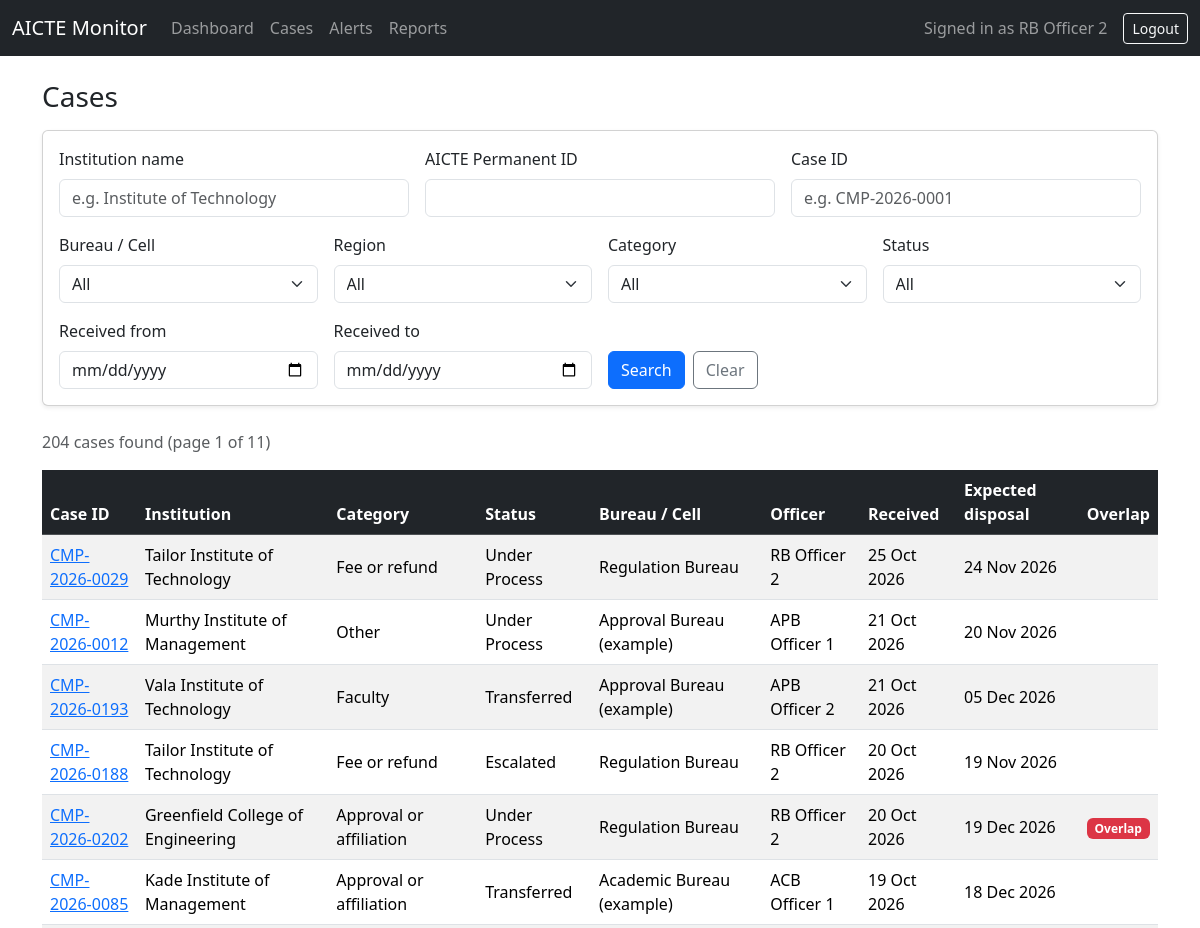
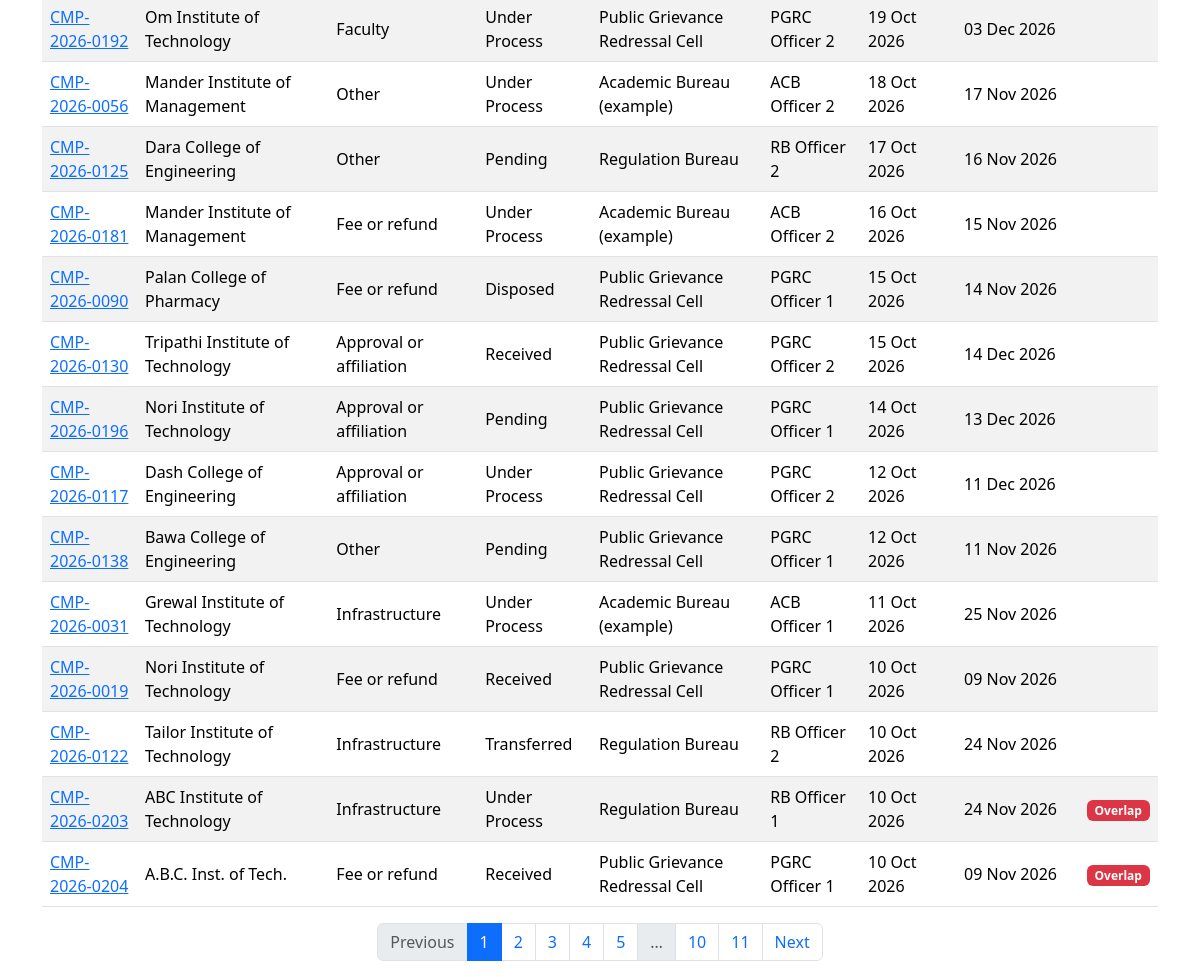
Page /cases (signed in) on the earlier database version (2 pictures, top to bottom).
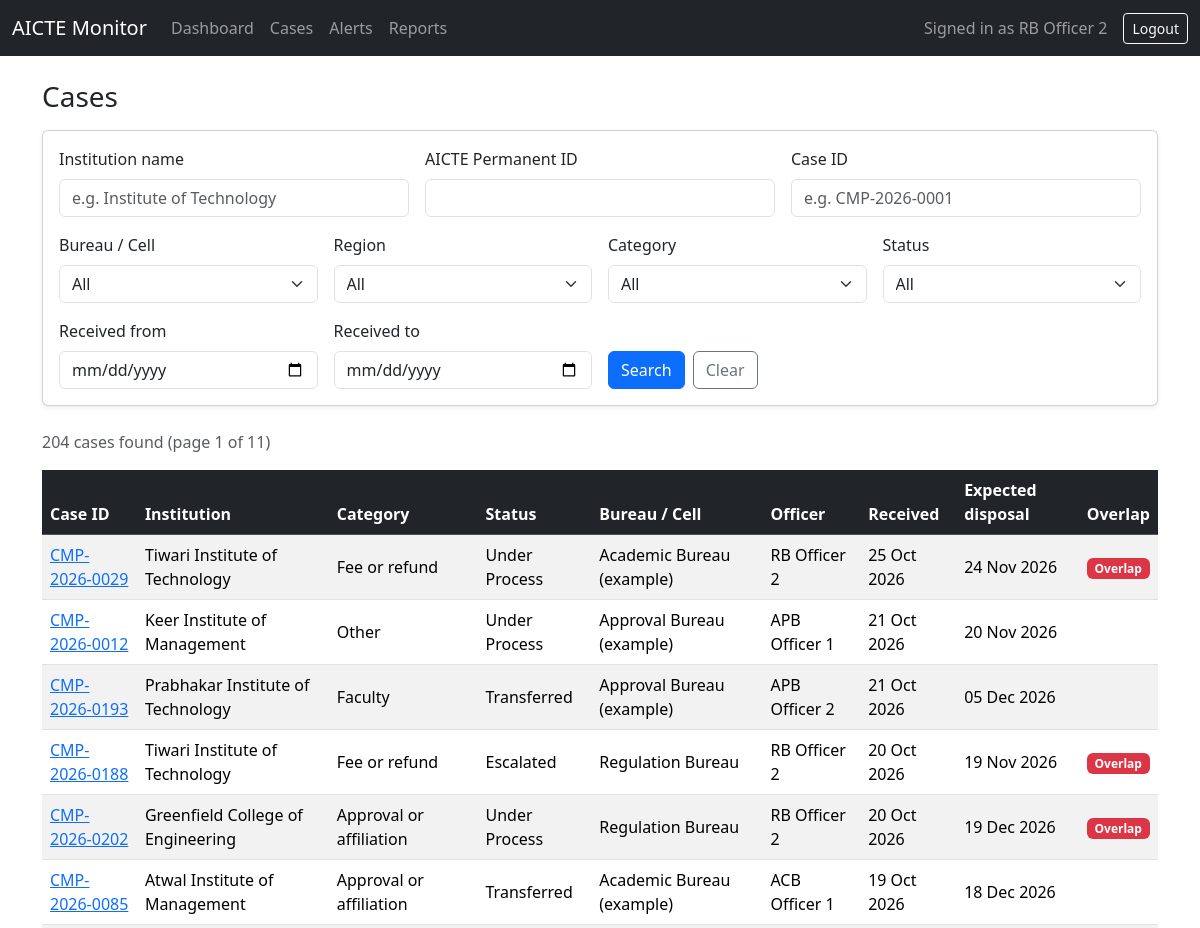
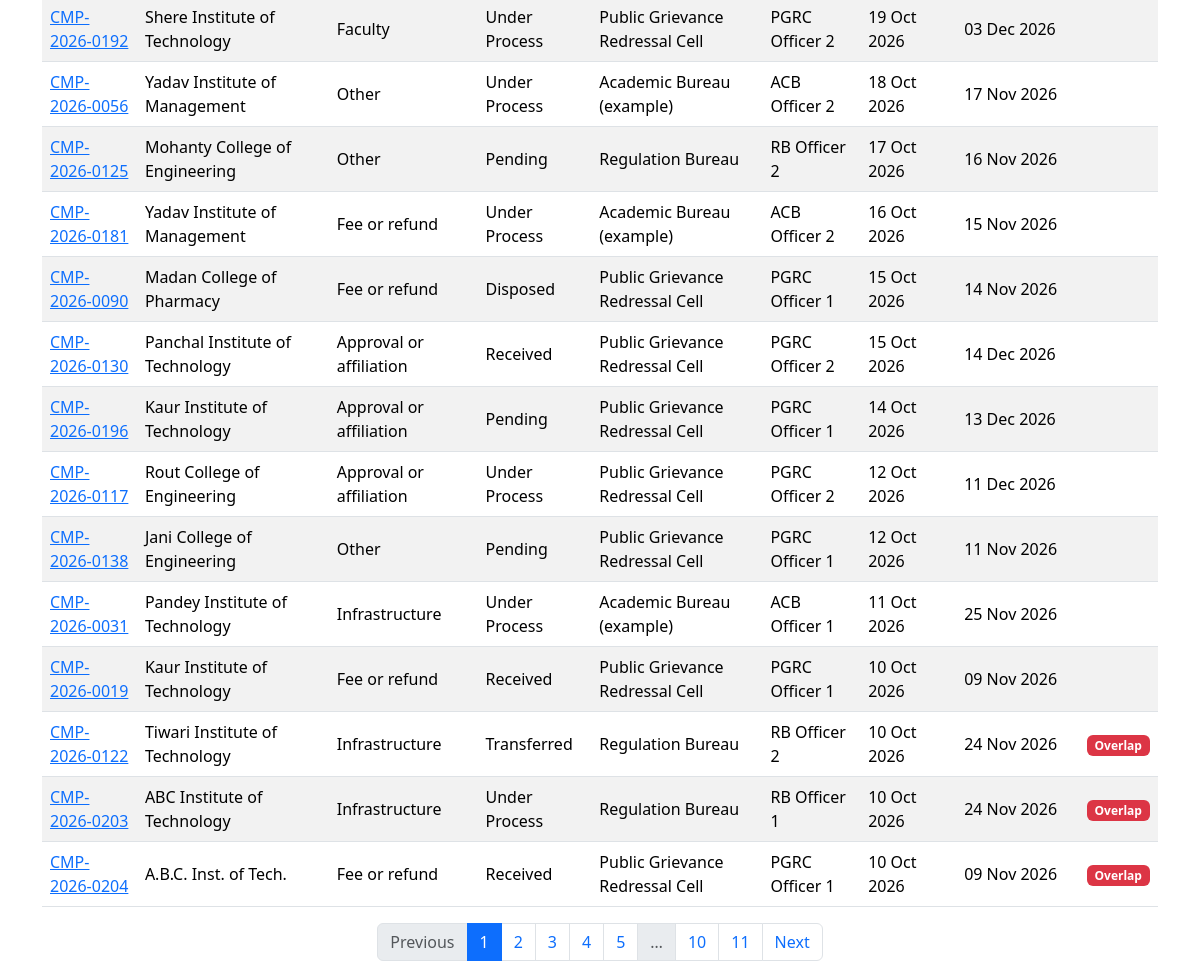
Same page on the later database version (2 pictures, top to bottom).
### models.py (models this page shows)
class User(UserMixin, db.Model):
    __tablename__ = "users"
    id = db.Column(db.Integer, primary_key=True)
    name = db.Column(db.String(100), nullable=False)
    email = db.Column(db.String(120), unique=True, nullable=False)
    password_hash = db.Column(db.String(255), nullable=False)
    role = db.Column(db.String(30), nullable=False)  # admin, officer, regional, senior
    bureau_id = db.Column(db.Integer, db.ForeignKey("bureaus.id"))
    region = db.Column(db.String(50))
    bureau = db.relationship("Bureau")

class Case(db.Model):
    __tablename__ = "cases"
    id = db.Column(db.String(30), primary_key=True)  # e.g. CMP-2026-0001
    institution_id = db.Column(db.String(20), db.ForeignKey("institutions.id"), nullable=False)
    category = db.Column(db.String(60))
    description = db.Column(db.Text)
    received_on = db.Column(db.Date)
    status = db.Column(db.String(30), default="Received")
    current_bureau_id = db.Column(db.Integer, db.ForeignKey("bureaus.id"))
    assigned_officer_id = db.Column(db.Integer, db.ForeignKey("users.id"))
    last_action_summary = db.Column(db.String(200))
    last_action_on = db.Column(db.DateTime)
    next_action_required = db.Column(db.String(200))
    expected_disposal_on = db.Column(db.Date)
    is_escalated = db.Column(db.Boolean, default=False)
    overlap_flag = db.Column(db.Boolean, default=False)
    current_bureau = db.relationship("Bureau")
    officer = db.relationship("User")
    actions = db.relationship("CaseAction", backref="case", order_by="CaseAction.performed_at")

class Institution(db.Model):
    __tablename__ = "institutions"
    id = db.Column(db.String(20), primary_key=True)  # AICTE Permanent ID
    name = db.Column(db.String(200), nullable=False)
    city = db.Column(db.String(100))
    state = db.Column(db.String(100))
    region = db.Column(db.String(50))
    cases = db.relationship("Case", backref="institution")

class Bureau(db.Model):
    __tablename__ = "bureaus"
    id = db.Column(db.Integer, primary_key=True)
    code = db.Column(db.String(20), unique=True, nullable=False)
    name = db.Column(db.String(120), nullable=False)

### app.py (the view)
@app.route("/cases")
def cases():
    f = {
        "institution": request.args.get("institution", "").strip(),
        "institution_id": request.args.get("institution_id", "").strip(),
        "case_id": request.args.get("case_id", "").strip(),
        "bureau": request.args.get("bureau", "").strip(),
        "region": request.args.get("region", "").strip(),
        "category": request.args.get("category", "").strip(),
        "status": request.args.get("status", "").strip(),
        "date_from": request.args.get("date_from", "").strip(),
        "date_to": request.args.get("date_to", "").strip(),
    }
    page = request.args.get("page", 1, type=int)
    query = Case.query.join(Institution)
    if f["institution"]:
        query = query.filter(Institution.name.ilike(f"%{f['institution']}%"))
    if f["institution_id"]:
        query = query.filter(Institution.id.ilike(f"%{f['institution_id']}%"))
    if f["case_id"]:
        query = query.filter(Case.id.ilike(f"%{f['case_id']}%"))
    if f["bureau"].isdigit():
        query = query.filter(Case.current_bureau_id == int(f["bureau"]))
    if f["region"]:
        query = query.filter(Institution.region == f["region"])
    if f["category"]:
        query = query.filter(Case.category == f["category"])
    if f["status"]:
        query = query.filter(Case.status == f["status"])
    date_from = parse_date(f["date_from"])
    date_to = parse_date(f["date_to"])
    if date_from:
        query = query.filter(Case.received_on >= date_from)
    if date_to:
        query = query.filter(Case.received_on <= date_to)
    pagination = query.order_by(Case.received_on.desc(), Case.id).paginate(
        page=page, per_page=20, error_out=False
    )
    bureaus = Bureau.query.order_by(Bureau.name).all()
    regions = [
        row[0]
        for row in db.session.query(Institution.region)
        .filter(Institution.region.isnot(None))
        .distinct()
        .order_by(Institution.region)
    ]
    categories = [
        row[0]
        for row in db.session.query(Case.category)
        .filter(Case.category.isnot(None))
        .distinct()
        .order_by(Case.category)
    ]
    statuses = [
        row[0]
        for row in db.session.query(Case.status)
        .filter(Case.status.isnot(None))
        .distinct()
        .order_by(Case.status)
    ]
    active_filters = {key: value for key, value in f.items() if value}
    return render_template(
        "cases.html",
        pagination=pagination,
        f=f,
        active_filters=active_filters,
        bureaus=bureaus,
        regions=regions,
        categories=categories,
        statuses=statuses,
    )

### app.py (called while the page is built)
@login_manager.user_loader
def load_user(user_id):
    return db.session.get(User, int(user_id))

@app.before_request
def require_login():
    if request.endpoint in ("login", "static"):
        return None
    if not current_user.is_authenticated:
        return redirect(url_for("login"))
    return None

def parse_date(text):
    try:
        return datetime.strptime(text, "%Y-%m-%d").date()
    except ValueError:
        return None

### templates/cases.html (shortened to what this page needs)
{% extends "base.html" %}
{% block content %}
<h3 class="mb-3">Cases</h3>
<form method="GET" action="/cases" class="card card-body shadow-sm mb-4">
    <div class="row g-3">
        <div class="col-md-4">
            <label class="form-label" for="institution">Institution name</label>
            <input type="text" class="form-control" id="institution" name="institution"
                   value="{{ f.institution }}" placeholder="e.g. Institute of Technology">
        </div>
        <div class="col-md-4">
            <label class="form-label" for="institution_id">AICTE Permanent ID</label>
            <input type="text" class="form-control" id="institution_id" name="institution_id"
                   value="{{ f.institution_id }}">
        </div>
        <div class="col-md-4">
            <label class="form-label" for="case_id">Case ID</label>
            <input type="text" class="form-control" id="case_id" name="case_id"
                   value="{{ f.case_id }}" placeholder="e.g. CMP-2026-0001">
        </div>
        <div class="col-md-3">
            <label class="form-label" for="bureau">Bureau / Cell</label>
            <select class="form-select" id="bureau" name="bureau">
                <option value="">All</option>
            </select>
        </div>
        <div class="col-md-3">
            <label class="form-label" for="region">Region</label>
            <select class="form-select" id="region" name="region">
                <option value="">All</option>
            </select>
        </div>
        <div class="col-md-3">
            <label class="form-label" for="category">Category</label>
            <select class="form-select" id="category" name="category">
                <option value="">All</option>
            </select>
        </div>
        <div class="col-md-3">
            <label class="form-label" for="status">Status</label>
            <select class="form-select" id="status" name="status">
                <option value="">All</option>
            </select>
        </div>
        <div class="col-md-3">
            <label class="form-label" for="date_from">Received from</label>
            <input type="date" class="form-control" id="date_from" name="date_from" value="{{ f.date_from }}">
        </div>
        <div class="col-md-3">
            <label class="form-label" for="date_to">Received to</label>
            <input type="date" class="form-control" id="date_to" name="date_to" value="{{ f.date_to }}">
        </div>
        <div class="col-md-6 d-flex align-items-end gap-2">
            <button type="submit" class="btn btn-primary">Search</button>
            <a href="/cases" class="btn btn-outline-secondary">Clear</a>
        </div>
    </div>
</form>
<p class="text-muted">
    {{ pagination.total }} case{{ '' if pagination.total == 1 else 's' }} found
    {% if pagination.total > 0 %}
        (page {{ pagination.page }} of {{ pagination.pages }})
    {% endif %}
</p>
<div class="table-responsive">
    <table class="table table-striped table-hover align-middle">
        <thead class="table-dark">
            <tr>
                <th>Case ID</th>
                <th>Institution</th>
                <th>Category</th>
                <th>Status</th>
                <th>Bureau / Cell</th>
                <th>Officer</th>
                <th>Received</th>
                <th>Expected disposal</th>
                <th>Overlap</th>
            </tr>
        </thead>
        <tbody>
            {% for c in pagination.items %}
            <tr>
                <td><a href="/cases/{{ c.id }}">{{ c.id }}</a></td>
                <td>{{ c.institution.name }}</td>
                <td>{{ c.category or '-' }}</td>
                <td>{{ c.status or '-' }}</td>
                <td>{{ c.current_bureau.name if c.current_bureau else '-' }}</td>
                <td>{{ c.officer.name if c.officer else 'Unassigned' }}</td>
                <td>{{ c.received_on.strftime('%d %b %Y') if c.received_on else '-' }}</td>
                <td>{{ c.expected_disposal_on.strftime('%d %b %Y') if c.expected_disposal_on else '-' }}</td>
                <td>
                    {% if c.overlap_flag %}
                    <span class="badge bg-danger">Overlap</span>
                    {% endif %}
                </td>
            </tr>
            {% else %}
            <tr>
                <td colspan="9" class="text-center text-muted py-4">No cases match your search.</td>
            </tr>
            {% endfor %}
        </tbody>
    </table>
</div>
{% if pagination.pages > 1 %}
<nav>
    <ul class="pagination justify-content-center">
        <li class="page-item {% if not pagination.has_prev %}disabled{% endif %}">
            <a class="page-link"
               href="{{ url_for('cases', page=pagination.prev_num, **active_filters) if pagination.has_prev else '#' }}">Previous</a>
        </li>
        {% for p in pagination.iter_pages() %}
            {% if p %}
            <li class="page-item {% if p == pagination.page %}active{% endif %}">
                <a class="page-link" href="{{ url_for('cases', page=p, **active_filters) }}">{{ p }}</a>
            </li>
            {% else %}
            <li class="page-item disabled"><span class="page-link">&hellip;</span></li>
            {% endif %}
        {% endfor %}
        <li class="page-item {% if not pagination.has_next %}disabled{% endif %}">
            <a class="page-link"
               href="{{ url_for('cases', page=pagination.next_num, **active_filters) if pagination.has_next else '#' }}">Next</a>
        </li>
    </ul>
</nav>
{% endif %}
{% endblock %}

### templates/base.html (shortened to what this page needs)
<!DOCTYPE html>
<html lang="en">
<head>
    <link href="https://cdn.jsdelivr.net/npm/bootstrap@5.3.3/dist/css/bootstrap.min.css" rel="stylesheet">
</head>
<body>
<nav class="navbar navbar-expand-lg navbar-dark bg-dark">
    <div class="container-fluid">
        <a class="navbar-brand" href="/dashboard">AICTE Monitor</a>
        {% if current_user.is_authenticated %}
        <div class="collapse navbar-collapse" id="mainNav">
            <ul class="navbar-nav me-auto">
                <li class="nav-item"><a class="nav-link" href="/dashboard">Dashboard</a></li>
                <li class="nav-item"><a class="nav-link" href="/cases">Cases</a></li>
                <li class="nav-item"><a class="nav-link" href="/alerts">Alerts</a></li>
                <li class="nav-item"><a class="nav-link" href="/reports">Reports</a></li>
            </ul>
            <span class="navbar-text me-3">Signed in as {{ current_user.name }}</span>
            <a class="btn btn-outline-light btn-sm" href="/logout">Logout</a>
        </div>
        {% endif %}
    </div>
</nav>
<div class="container mt-4">
    {% block content %}{% endblock %}
</div>
</body>
</html>

Differences in the rows shown:
changed Case "CMP-2026-0029": institution.name "Tailor Institute of Technology" → "Tiwari Institute of Technology"; current_bureau "Regulation Bureau" → "Academic Bureau (example)"; now shows "Overlap"
changed Case "APB Officer 1": institution.name "Murthy Institute of Management" → "Keer Institute of Management"
changed Case "APB Officer 2": institution.name "Vala Institute of Technology" → "Prabhakar Institute of Technology"
changed Case "CMP-2026-0188": institution.name "Tailor Institute of Technology" → "Tiwari Institute of Technology"; now shows "Overlap"
changed Case "CMP-2026-0085": institution.name "Kade Institute of Management" → "Atwal Institute of Management"
changed Case "CMP-2026-0192": institution.name "Om Institute of Technology" → "Shere Institute of Technology"
changed Case "CMP-2026-0056": institution.name "Mander Institute of Management" → "Yadav Institute of Management"
changed Case "CMP-2026-0125": institution.name "Dara College of Engineering" → "Mohanty College of Engineering"
changed Case "CMP-2026-0181": institution.name "Mander Institute of Management" → "Yadav Institute of Management"
changed Case "Disposed": institution.name "Palan College of Pharmacy" → "Madan College of Pharmacy"
changed Case "CMP-2026-0130": institution.name "Tripathi Institute of Technology" → "Panchal Institute of Technology"
changed Case "CMP-2026-0196": institution.name "Nori Institute of Technology" → "Kaur Institute of Technology"
changed Case "CMP-2026-0117": institution.name "Dash College of Engineering" → "Rout College of Engineering"
changed Case "CMP-2026-0138": institution.name "Bawa College of Engineering" → "Jani College of Engineering"
changed Case "CMP-2026-0031": institution.name "Grewal Institute of Technology" → "Pandey Institute of Technology"
changed Case "CMP-2026-0019": institution.name "Nori Institute of Technology" → "Kaur Institute of Technology"
changed Case "CMP-2026-0122": institution.name "Tailor Institute of Technology" → "Tiwari Institute of Technology"; now shows "Overlap"
